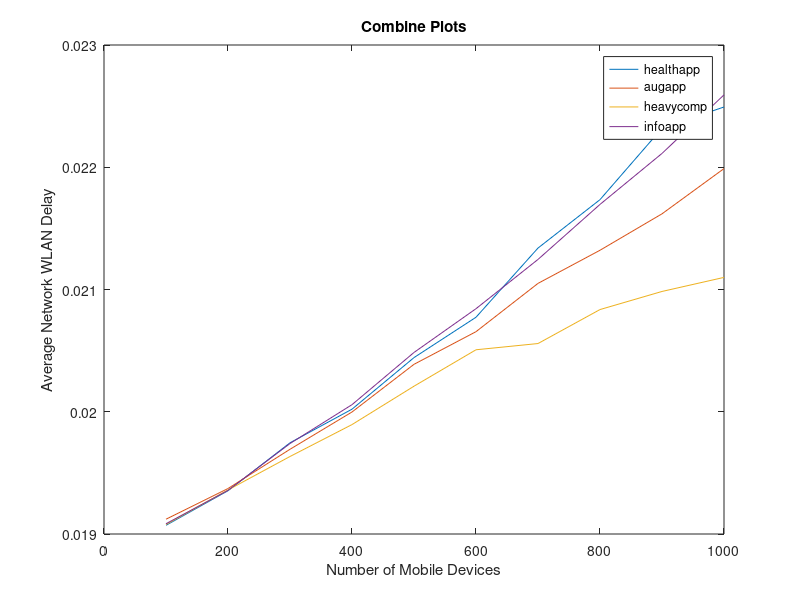

The MATLAB source for this figure:
health_app=csvread('HEALTH_APP.csv');
aug_app=csvread('AUGMENTED_REALITY.csv');
heavy_comp=csvread('HEAVY_COMP_APP.csv');
info_app =csvread('INFOTAINMENT_APP.csv');

col5 = info_app(:,1);
col3 = aug_app(:,1);
col1 = health_app(:,1);
col4 = heavy_comp(:,1);
col2 = [100,200,300,400,500,600,700,800,900,1000];

plot(col2,col1)
title('Combine Plots')
ylabel('Average Network WLAN Delay')
xlabel('Number of Mobile Devices')

x='Average_WLAN_Delay';

hold on 

plot(col2,col3)
plot(col2,col4)
plot(col2,col5)

hold off
legend('healthapp','augapp','heavycomp','infoapp')

filename = strcat(' ',x);
saveas(gcf, filename, 'pdf');